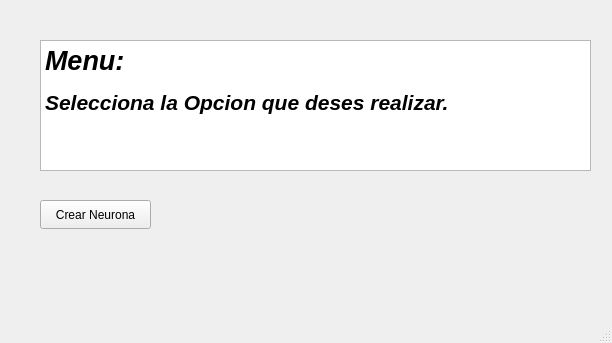
<?xml version="1.0" encoding="UTF-8"?>
<ui version="4.0">
 <class>MainWindow</class>
 <widget class="QMainWindow" name="MainWindow">
  <property name="geometry">
   <rect>
    <x>0</x>
    <y>0</y>
    <width>612</width>
    <height>343</height>
   </rect>
  </property>
  <property name="windowTitle">
   <string>MainWindow</string>
  </property>
  <widget class="QWidget" name="centralwidget">
   <widget class="QTextEdit" name="textEdit">
    <property name="geometry">
     <rect>
      <x>40</x>
      <y>40</y>
      <width>551</width>
      <height>131</height>
     </rect>
    </property>
    <property name="html">
     <string>&lt;!DOCTYPE HTML PUBLIC &quot;-//W3C//DTD HTML 4.0//EN&quot; &quot;http://www.w3.org/TR/REC-html40/strict.dtd&quot;&gt;
&lt;html&gt;&lt;head&gt;&lt;meta name=&quot;qrichtext&quot; content=&quot;1&quot; /&gt;&lt;meta charset=&quot;utf-8&quot; /&gt;&lt;style type=&quot;text/css&quot;&gt;
p, li { white-space: pre-wrap; }
hr { height: 1px; border-width: 0; }
li.unchecked::marker { content: &quot;\2610&quot;; }
li.checked::marker { content: &quot;\2612&quot;; }
&lt;/style&gt;&lt;/head&gt;&lt;body style=&quot; font-family:'Segoe UI'; font-size:9pt; font-weight:400; font-style:normal;&quot;&gt;
&lt;p align=&quot;justify&quot; style=&quot; margin-top:0px; margin-bottom:0px; margin-left:0px; margin-right:0px; -qt-block-indent:0; text-indent:0px;&quot;&gt;&lt;span style=&quot; font-size:20pt; font-weight:700; font-style:italic;&quot;&gt;Menu:&lt;/span&gt;&lt;/p&gt;
&lt;p style=&quot;-qt-paragraph-type:empty; margin-top:0px; margin-bottom:0px; margin-left:0px; margin-right:0px; -qt-block-indent:0; text-indent:0px;&quot;&gt;&lt;br /&gt;&lt;/p&gt;
&lt;p style=&quot; margin-top:0px; margin-bottom:0px; margin-left:0px; margin-right:0px; -qt-block-indent:0; text-indent:0px;&quot;&gt;&lt;span style=&quot; font-size:16pt; font-weight:700; font-style:italic;&quot;&gt;Selecciona la Opcion que deses realizar.&lt;/span&gt;&lt;/p&gt;&lt;/body&gt;&lt;/html&gt;</string>
    </property>
   </widget>
   <widget class="QPushButton" name="CrearNeurona">
    <property name="geometry">
     <rect>
      <x>40</x>
      <y>200</y>
      <width>111</width>
      <height>29</height>
     </rect>
    </property>
    <property name="text">
     <string>Crear Neurona</string>
    </property>
   </widget>
  </widget>
  <widget class="QMenuBar" name="menubar">
   <property name="geometry">
    <rect>
     <x>0</x>
     <y>0</y>
     <width>612</width>
     <height>25</height>
    </rect>
   </property>
  </widget>
  <widget class="QStatusBar" name="statusbar"/>
 </widget>
 <resources/>
 <connections/>
</ui>
